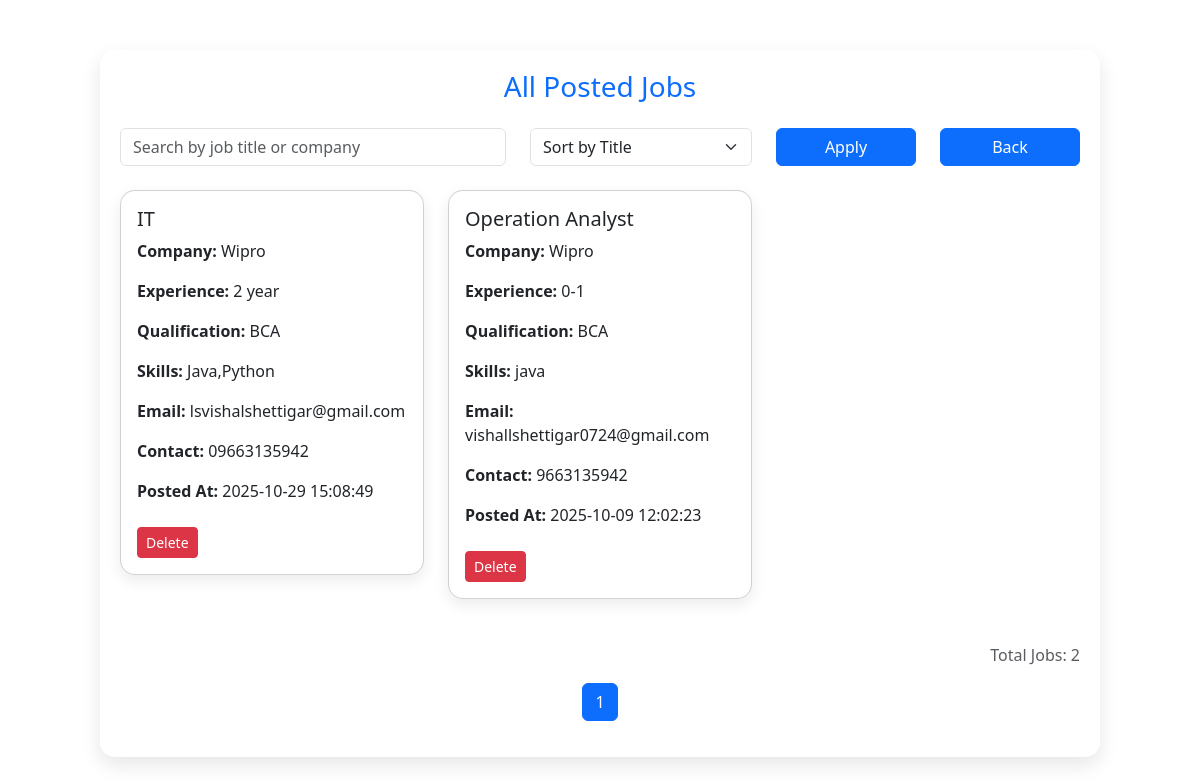
/view-jobs, run on the app's committed database.
### tables this page shows
CREATE TABLE job (
            id INTEGER PRIMARY KEY AUTOINCREMENT,
            recruiter_id INTEGER,
            company TEXT NOT NULL,
            designation TEXT NOT NULL,
            experience_required TEXT,
            qualification TEXT,
            skills_required TEXT,
            contact_number TEXT,
            email TEXT,
            posted_at TEXT DEFAULT CURRENT_TIMESTAMP
        );

### app.py (the view)
@app.route('/view-jobs')
def view_jobs():
    conn = get_db_connection()
    cursor = conn.cursor()
    search = request.args.get('search', '')
    sort = request.args.get('sort', 'designation')
    page = int(request.args.get('page', 1))
    per_page = 6
    query = "SELECT * FROM job"
    params = []
    if search:
        query += " WHERE company LIKE ? OR designation LIKE ? OR skills_required LIKE ?"
        params.extend([f"%{search}%"] * 3)
    query += f" ORDER BY {sort}"
    cursor.execute(query, params)
    all_jobs = cursor.fetchall()
    total = len(all_jobs)
    total_pages = (total + per_page - 1) // per_page
    jobs = all_jobs[(page - 1) * per_page: page * per_page]
    conn.close()
    return render_template(
        "view_jobs.html",
        jobs=[dict(row) for row in jobs],
        page=page,
        total_pages=total_pages,
        total_jobs=total,
        request=request,
        action_status=request.args.get("status")
    )

### app.py (called while the page is built)
def get_db_connection():
    conn = sqlite3.connect('career_counselor.db')
    conn.row_factory = sqlite3.Row
    return conn

### templates/view_jobs.html (shortened to what this page needs)
<!DOCTYPE html>
<html lang="en">
<head>
  <link rel="stylesheet" href="https://cdn.jsdelivr.net/npm/bootstrap@5.3.0/dist/css/bootstrap.min.css">
</head>
<body>
  <div class="container job-container">
    <h3 class="text-center text-primary mb-4">All Posted Jobs</h3>
    <form method="GET" action="/view-jobs" class="row mb-4">
      <div class="col-md-5">
        <input type="text" class="form-control" name="search" placeholder="Search by job title or company" value="{{ request.args.get('search', '') }}">
      </div>
      <div class="col-md-3">
        <select name="sort" class="form-select">
          <option value="designation" {% if request.args.get('sort') == 'designation' %}selected{% endif %}>Sort by Title</option>
        </select>
      </div>
      <div class="col-md-2">
        <button type="submit" class="btn btn-primary w-100">Apply</button>
      </div>
      <div class="col-md-2">
        <a href="/admin-dashboard" class="btn btn-primary w-100">Back</a>
      </div>
    </form>
    <div class="row">
      {% for job in jobs %}
      <div class="col-md-4">
        <div class="card job-card p-3">
  <h5>{{ job.designation }}</h5>
  <p><strong>Company:</strong> {{ job.company }}</p>
  <p><strong>Experience:</strong> {{ job.experience_required }}</p>
  <p><strong>Qualification:</strong> {{ job.qualification }}</p>
  <p><strong>Skills:</strong> {{ job.skills_required }}</p>
  <p><strong>Email:</strong> {{ job.email }}</p>
  <p><strong>Contact:</strong> {{ job.contact_number }}</p>
  <p><strong>Posted At:</strong> {{ job.posted_at }}</p>
  <div class="mt-2">
    <form action="/delete-job/{{ job.id }}" method="POST" class="d-inline">
      <button type="submit" class="btn btn-danger btn-sm" onclick="return confirm('Are you sure you want to delete this job?')">Delete</button>
    </form>
  </div>
</div>
      </div>
      {% endfor %}
    </div>
    <p class="mt-4 text-end text-muted">Total Jobs: {{ total_jobs }}</p>
    <nav aria-label="Page navigation example">
      <ul class="pagination justify-content-center">
        {% for p in range(1, total_pages + 1) %}
        <li class="page-item {% if p == page %}active{% endif %}"><a class="page-link" href="?page={{ p }}&search={{ request.args.get('search', '') }}&sort={{ request.args.get('sort', '') }}">{{ p }}</a></li>
        {% endfor %}
      </ul>
    </nav>
  </div>
</body>
</html>

### templates/view_jobs.html (style rules this page uses)
body { background: url('https://images.unsplash.com/photo-1498050108023-c5249f4df085?auto=format&fit=crop&w=1950&q=80') no-repeat center center fixed; background-size: cover; font-family: 'Segoe UI', sans-serif; margin: 0; padding-top: 50px; }
.job-container { max-width: 1000px; margin: auto; padding: 20px; background: rgba(255, 255, 255, 0.95); border-radius: 15px; box-shadow: 0 8px 20px rgba(0,0,0,0.1); }
.job-card { margin-bottom: 20px; border-radius: 15px; box-shadow: 0 6px 15px rgba(0,0,0,0.08); animation: fadeIn 0.6s ease-in-out; position: relative; }

### data on the page
job: designation "IT", company "Wipro", experience_required "2 year", qualification "BCA", skills_required "Java,Python", email "lsvishalshettigar@gmail.com", contact_number "09663135942", posted_at "2025-10-29 15:08:49"
job: designation "Operation Analyst", company "Wipro", experience_required "0-1", qualification "BCA", skills_required "java", email "vishallshettigar0724@gmail.com", contact_number "9663135942", posted_at "2025-10-09 12:02:23"

### other printed values
{{ total_jobs }} "2"
{{ p }} "1"
